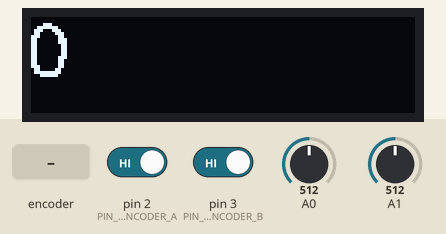
Simulated run of this sketch. Board: Arduino Uno, built with avr-gcc and run on an emulated ATmega328P. Shown: 128×32 one-colour display. The test bench sets the inputs (shaded band); at power-on: pin 2 (PIN_ROTALY_ENCODER_A) HIGH, pin 3 (PIN_ROTALY_ENCODER_B) HIGH, A0 = 512, A1 = 512. What the sketch prints to the serial monitor is not drawn.

Above: at 1.2 s.
1.3 s: rotary encoder on pin 2 (PIN_ROTALY_ENCODER_A) / pin 3 (PIN_ROTALY_ENCODER_B) turned 3 steps (first pin leading)
At 3.0 s:
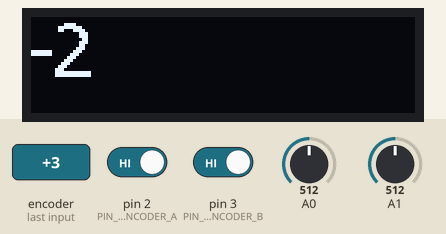
3.4 s: rotary encoder on pin 2 (PIN_ROTALY_ENCODER_A) / pin 3 (PIN_ROTALY_ENCODER_B) turned 1 step (first pin leading)
At 3.9 s:
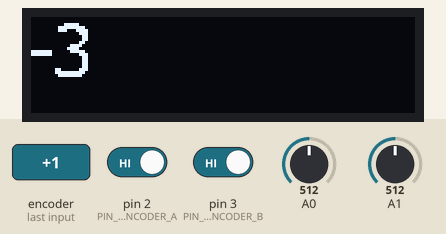
Timing chart, 0 to 6.4 s (numbered marks = the images above; inputs shaded):
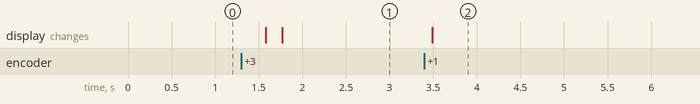

Measured:
- after the input at 1.3 s, the display: first changes after 0.28 s (image 1 shows a later state)
- after the input at 3.4 s, the display: changes after 0.09 s (image 2)

The sketch:

hotplate.ino
```cpp
#include "SSD1306Ascii.h"
#include "SSD1306AsciiAvrI2c.h"

#define OLED_ADDRESS    (0x3C)
#define PIN_ROTALY_ENCODER_A 2
#define PIN_ROTALY_ENCODER_B 3
#define PIN_THERMISTOR_SENSE_1 0
#define PIN_THERMISTOR_SENSE_2 1

unsigned char RotalyEncoderStateR = 0;
unsigned char RotalyEncoderStateL = 0;
char RotalyEncoderDelta = 0;
SSD1306AsciiAvrI2c oled;

void setup()
{
    pinMode(PIN_ROTALY_ENCODER_A, INPUT_PULLUP);
    pinMode(PIN_ROTALY_ENCODER_B, INPUT_PULLUP);
    analogReference(INTERNAL);

    oled.begin(&Adafruit128x32, OLED_ADDRESS);
    oled.setFont(CalLite24);
    //oled.displayRemap(true);

    attachInterrupt(0, onRotalyEncoder, CHANGE);
    attachInterrupt(1, onRotalyEncoder, CHANGE);

    Serial.begin(9600);
}

void onRotalyEncoder()
{
    bool valueA = digitalRead(PIN_ROTALY_ENCODER_A);
    bool valueB = digitalRead(PIN_ROTALY_ENCODER_B);

    switch(RotalyEncoderStateR)
    {
        case 0:
            if(!valueA && valueB)
                RotalyEncoderStateR = 1;
            break;
        case 1:
            if(valueA && valueB)
                RotalyEncoderStateR = 2;
            break;
        case 2:
            if(valueA && !valueB)
                RotalyEncoderStateR = 3;
            break;
        case 3:
            if(!valueA && !valueB)
            {
                RotalyEncoderStateR = 0;
                RotalyEncoderStateL = 0;
                RotalyEncoderDelta++;
            }
            break;
    }

    switch(RotalyEncoderStateL)
    {
        case 0:
            if(valueA && valueB)
                RotalyEncoderStateL = 1;
            break;
        case 1:
            if(!valueA && valueB)
                RotalyEncoderStateL = 2;
            break;
        case 2:
            if(!valueA && !valueB)
                RotalyEncoderStateL = 3;
            break;
        case 3:
            if(valueA && !valueB)
            {
                RotalyEncoderStateR = 0;
                RotalyEncoderStateL = 0;
                RotalyEncoderDelta--;
            }
            break;
    }
}

float getTemperature(uint8_t pin)
{
    const float B = 3950.f;
    const float V = 5.0f;
    const float Vref = 1.1f;
    const float Rp = 30.f;
    const float T0 = 25 + 273.15f;
    const float R0 = 100*1000.f;

    float voltage = analogRead(pin) * Vref / 1024.0;
    if(voltage <= 0.f)
        return 0;
    float resistance = -Rp*(voltage - V)/voltage;
    float temperature = B*T0/(logf(resistance/R0)*T0+B) - 273.15f;
    return temperature;
}

void loop()
{
    Serial.print("Temperature 1: ");
    Serial.println(getTemperature(PIN_THERMISTOR_SENSE_1));
    Serial.print("Temperature 2: ");
    Serial.println(getTemperature(PIN_THERMISTOR_SENSE_2));

    oled.home();
    oled.print((int)RotalyEncoderDelta);

    delay(1);
}
```
